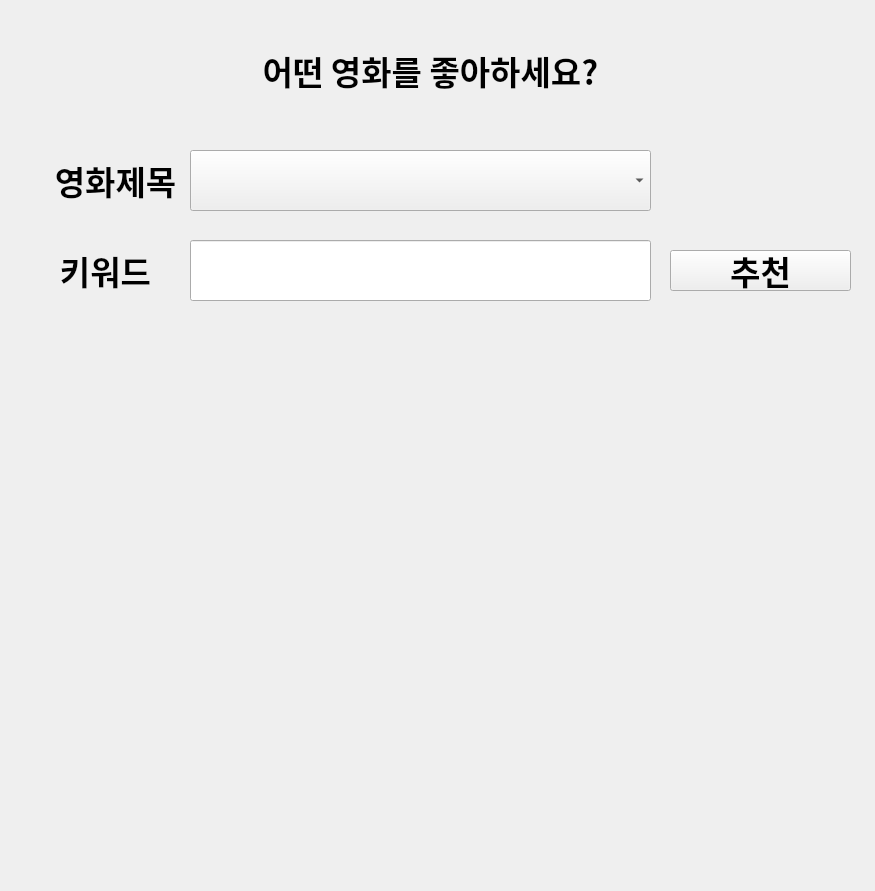
<?xml version="1.0" encoding="UTF-8"?>
<ui version="4.0">
 <class>Form</class>
 <widget class="QWidget" name="Form">
  <property name="geometry">
   <rect>
    <x>0</x>
    <y>0</y>
    <width>875</width>
    <height>891</height>
   </rect>
  </property>
  <property name="font">
   <font>
    <family>Agency FB</family>
    <pointsize>10</pointsize>
    <weight>75</weight>
    <bold>true</bold>
   </font>
  </property>
  <property name="windowTitle">
   <string>Form</string>
  </property>
  <widget class="QLabel" name="label">
   <property name="geometry">
    <rect>
     <x>190</x>
     <y>30</y>
     <width>481</width>
     <height>81</height>
    </rect>
   </property>
   <property name="font">
    <font>
     <family>Agency FB</family>
     <pointsize>25</pointsize>
     <weight>75</weight>
     <bold>true</bold>
    </font>
   </property>
   <property name="text">
    <string>어떤 영화를 좋아하세요?</string>
   </property>
   <property name="alignment">
    <set>Qt::AlignCenter</set>
   </property>
  </widget>
  <widget class="QComboBox" name="comboBox">
   <property name="geometry">
    <rect>
     <x>190</x>
     <y>150</y>
     <width>461</width>
     <height>61</height>
    </rect>
   </property>
   <property name="font">
    <font>
     <family>Agency FB</family>
     <pointsize>20</pointsize>
     <weight>75</weight>
     <bold>true</bold>
    </font>
   </property>
  </widget>
  <widget class="QLineEdit" name="le_keyword">
   <property name="geometry">
    <rect>
     <x>190</x>
     <y>240</y>
     <width>461</width>
     <height>61</height>
    </rect>
   </property>
   <property name="font">
    <font>
     <family>Agency FB</family>
     <pointsize>20</pointsize>
     <weight>75</weight>
     <bold>true</bold>
    </font>
   </property>
  </widget>
  <widget class="QPushButton" name="btn_recommendation">
   <property name="geometry">
    <rect>
     <x>670</x>
     <y>250</y>
     <width>181</width>
     <height>41</height>
    </rect>
   </property>
   <property name="font">
    <font>
     <family>Agency FB</family>
     <pointsize>25</pointsize>
     <weight>75</weight>
     <bold>true</bold>
    </font>
   </property>
   <property name="text">
    <string>추천</string>
   </property>
  </widget>
  <widget class="QLabel" name="lbl_recommendation">
   <property name="geometry">
    <rect>
     <x>50</x>
     <y>420</y>
     <width>781</width>
     <height>411</height>
    </rect>
   </property>
   <property name="font">
    <font>
     <family>Agency FB</family>
     <pointsize>24</pointsize>
     <weight>75</weight>
     <bold>true</bold>
    </font>
   </property>
   <property name="text">
    <string/>
   </property>
   <property name="alignment">
    <set>Qt::AlignCenter</set>
   </property>
  </widget>
  <widget class="QLabel" name="label_2">
   <property name="geometry">
    <rect>
     <x>50</x>
     <y>240</y>
     <width>111</width>
     <height>61</height>
    </rect>
   </property>
   <property name="font">
    <font>
     <family>Agency FB</family>
     <pointsize>25</pointsize>
     <weight>75</weight>
     <bold>true</bold>
    </font>
   </property>
   <property name="text">
    <string>키워드</string>
   </property>
   <property name="alignment">
    <set>Qt::AlignCenter</set>
   </property>
  </widget>
  <widget class="QLabel" name="label_3">
   <property name="geometry">
    <rect>
     <x>40</x>
     <y>150</y>
     <width>151</width>
     <height>61</height>
    </rect>
   </property>
   <property name="font">
    <font>
     <family>Agency FB</family>
     <pointsize>25</pointsize>
     <weight>75</weight>
     <bold>true</bold>
    </font>
   </property>
   <property name="text">
    <string>영화제목</string>
   </property>
   <property name="alignment">
    <set>Qt::AlignCenter</set>
   </property>
  </widget>
 </widget>
 <resources/>
 <connections/>
</ui>
